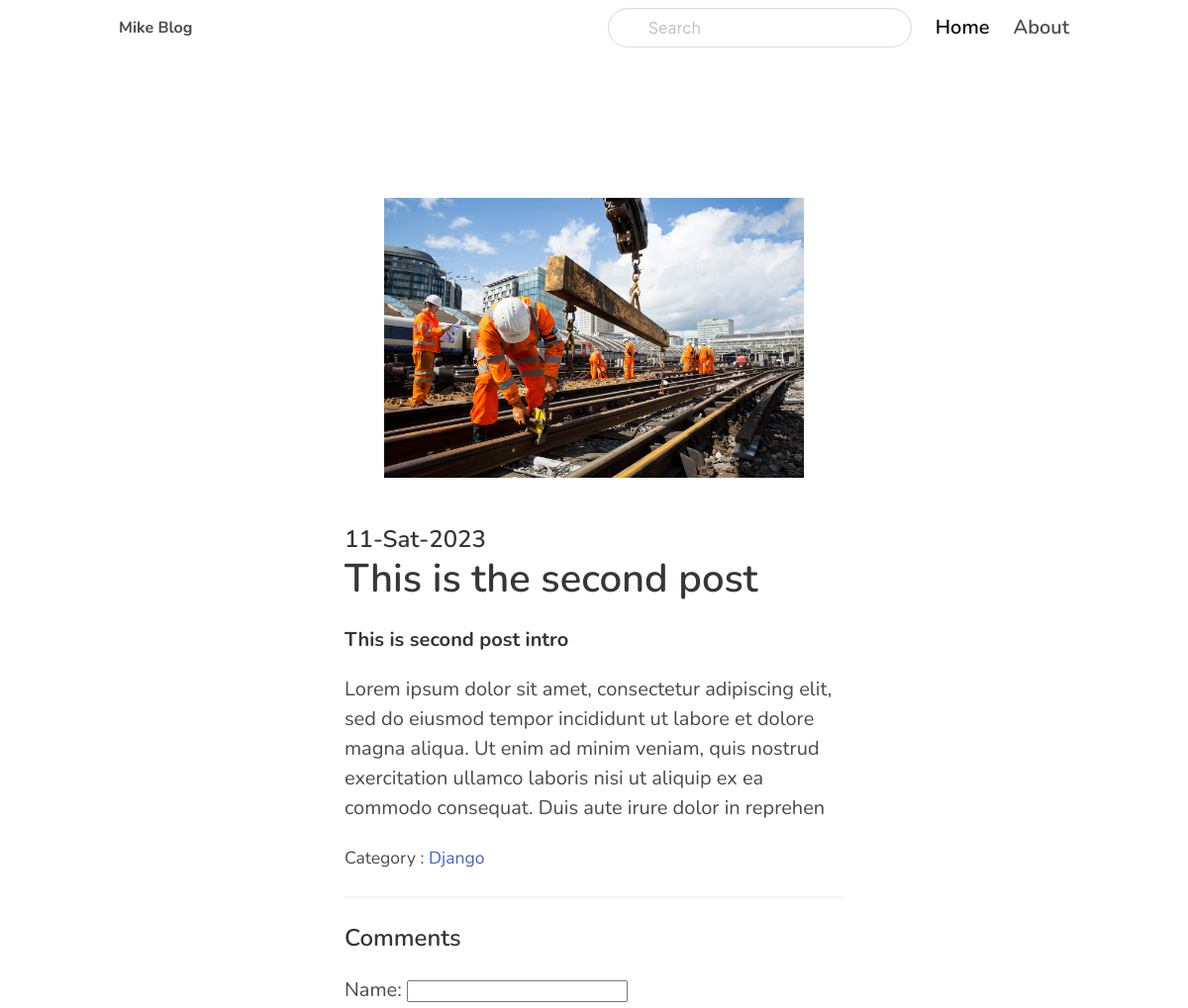
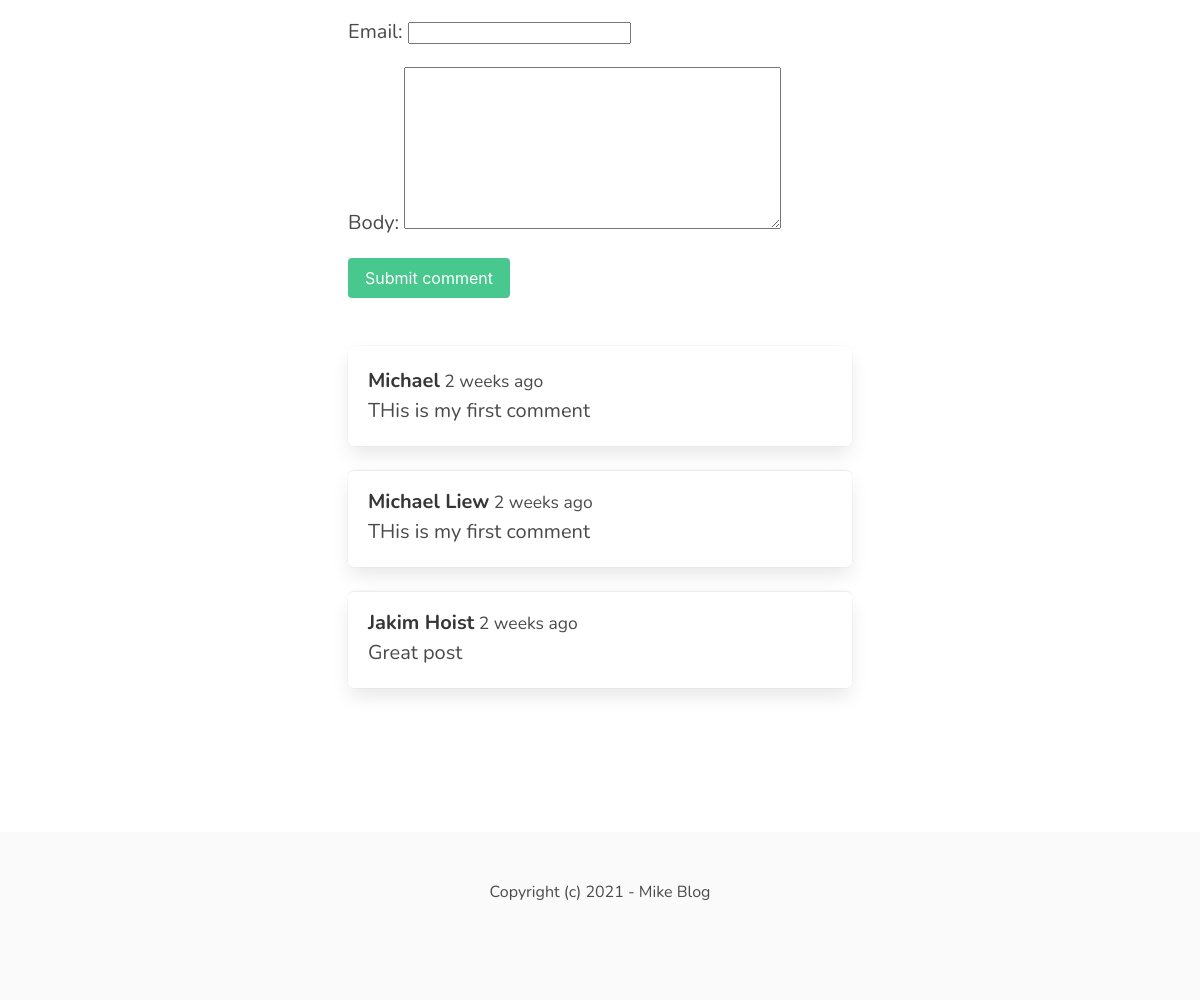
The app's page /django/this-is-second-post/ with its own data (2 pictures, top to bottom).
### blog/models.py (models this page shows, shortened)
class Post(models.Model):
	ACTIVE = 'active'
	DRAFT = 'draft'
	CHOICES_STATUS = (
		(ACTIVE, 'Active'),
		(DRAFT, 'Draft')
	)
	category = models.ForeignKey(Category, related_name='posts', on_delete=models.CASCADE)
	title = models.CharField(max_length=255)
	slug = models.SlugField()
	intro = models.TextField()
	body = RichTextField(blank=True, null=True)
	created_date = models.DateTimeField(auto_now_add=True)
	status = models.CharField(max_length=10, choices=CHOICES_STATUS, default=ACTIVE)
	image = models.ImageField(upload_to='uploads/', null=True, blank=True)
	class Meta:
		ordering = ('-created_date',)

class Category(models.Model):
	title = models.CharField(max_length=255)
	slug = models.SlugField()
	class Meta:
		ordering = ('title',)
		verbose_name_plural = 'Categories'
	def __str__(self):
		return(self.title)

class Comment(models.Model):
	post = models.ForeignKey(Post, related_name='comments', on_delete=models.CASCADE)
	name = models.CharField(max_length=255)
	email = models.EmailField()
	body = models.TextField()
	created_at = models.DateTimeField(auto_now_add=True)

### blog/views.py (the view)
# urls.py: path('<slug:category_slug>/<slug:slug>/', views.detail, name='post_detail'),
def detail(request, category_slug, slug):
	post = get_object_or_404(Post, slug=slug, status=Post.ACTIVE)
	if request.method == 'POST':
		form = CommentForm(request.POST)
		if form.is_valid():
			comment = form.save(commit=False)
			comment.post = post
			comment.save()
			return redirect('post_detail', slug=slug)
	else:
		form = CommentForm()
	return render(request, 'blog/detail.html', {'post': post, 'form': form})

### blog/forms.py
class CommentForm(forms.ModelForm):
	class Meta:
		model = Comment
		fields = ('name', 'email', 'body')

### blog/templates/blog/detail.html (shortened to what this page needs)
{% extends 'core/base.html' %}
{% block content %}
<section class="hero ">
    	<div class="hero-body">
      		<div class="container">
				<section class="section">
			        <div class="columns">
			            <div class="column is-8 is-offset-2">
			              	<div class="content is-medium">
			              		{% if post.image %}
			              			<figure class="image">
			              				<img src="{{ post.image.url }}">
			              			</figure>
			              		{% endif %}
				                <h2 class="subtitle is-4">{{ post.created_date|date:'m-D-Y'}}</h2>
				                <h1 class="title">{{ post.title }}</h1>
				                <p><strong>{{ post.intro }}</strong></p>
				                <p>{{ post.body|safe }}</p>
				                <p><small>Category : <a href="{% url 'category_detail' post.category.slug %}">{{ post.category }}</a></small></p>
				                <hr>
				                <h2 class="subtitle is-4">Comments</h2>
				                <form method="post" class="mb-6">
				                	{{ form.as_p }}
				                	<div class="field">
				                		<div class="control">
				                			<button class="button is-success">Submit comment</button>
				                		</div>
				                	</div>
				                </form>
				                {% for comment in post.comments.all %}
				                	<article class="media box">
				                		<div class="media-content">
				                			<strong>{{ comment.name }}</strong><small> {{ comment.created_at|timesince }} ago</small><br>
				                			{{ comment.body }}
				                		</div>
				                	</article>
				                {% endfor %}
			             	</div>
						</div>
			        </div>
				</section>
	      	</div>
    	</div>
  	</section>
{% endblock %}

### core/templates/core/base.html (style rules this page uses)
body { font-family: 'Nunito', sans-serif; }

### records on screen
Post: image (picture), created_date "11-Sat-2023", title "This is the second post", intro "This is second post intro", body "Lorem ipsum dolor sit amet, consectetur adipiscing elit, sed do eiusmod tempor incididunt ut labore et dolore magna aliqua. Ut enim ad minim veniam, quis nostrud exercitation ullamco laboris nisi ut aliquip ex ea commodo consequat. Duis aute irure dolor in reprehen", category "Django"
Comment: name "Michael", created_at "2 weeks", body "THis is my first comment"
Comment: name "Michael Liew", created_at "2 weeks", body "THis is my first comment"
Comment: name "Jakim Hoist", created_at "2 weeks", body "Great post"
